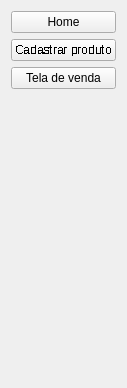
            <widget class="QWidget" name="page">
             <property name="geometry">
              <rect>
               <x>0</x>
               <y>0</y>
               <width>115</width>
               <height>388</height>
              </rect>
             </property>
             <attribute name="label">
              <string>               MENU</string>
             </attribute>
             <layout class="QVBoxLayout" name="verticalLayout_4">
              <item>
               <widget class="QPushButton" name="btn_home">
                <property name="text">
                 <string>Home</string>
                </property>
               </widget>
              </item>
              <item>
               <widget class="QPushButton" name="btn_cadastro">
                <property name="font">
                 <font>
                  <underline>false</underline>
                  <strikeout>false</strikeout>
                  <stylestrategy>NoAntialias</stylestrategy>
                  <kerning>true</kerning>
                 </font>
                </property>
                <property name="mouseTracking">
                 <bool>false</bool>
                </property>
                <property name="tabletTracking">
                 <bool>false</bool>
                </property>
                <property name="text">
                 <string>Cadastrar produto</string>
                </property>
                <property name="checkable">
                 <bool>false</bool>
                </property>
                <property name="default">
                 <bool>false</bool>
                </property>
                <property name="flat">
                 <bool>false</bool>
                </property>
               </widget>
              </item>
              <item>
               <widget class="QPushButton" name="btn_teladevendas">
                <property name="text">
                 <string>Tela de venda</string>
                </property>
               </widget>
              </item>
              <item>
               <spacer name="verticalSpacer">
                <property name="orientation">
                 <enum>Qt::Vertical</enum>
                </property>
                <property name="sizeHint" stdset="0">
                 <size>
                  <width>20</width>
                  <height>40</height>
                 </size>
                </property>
               </spacer>
              </item>
             </layout>
            </widget>
